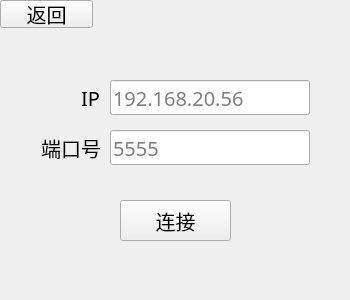
<?xml version="1.0" encoding="UTF-8"?>
<ui version="4.0">
 <class>LinkWindow</class>
 <widget class="QMainWindow" name="LinkWindow">
  <property name="geometry">
   <rect>
    <x>0</x>
    <y>0</y>
    <width>350</width>
    <height>300</height>
   </rect>
  </property>
  <property name="font">
   <font>
    <family>宋体</family>
    <pointsize>15</pointsize>
   </font>
  </property>
  <property name="windowTitle">
   <string>MainWindow</string>
  </property>
  <widget class="QWidget" name="centralwidget">
   <widget class="QLabel" name="label">
    <property name="geometry">
     <rect>
      <x>50</x>
      <y>80</y>
      <width>50</width>
      <height>35</height>
     </rect>
    </property>
    <property name="text">
     <string>IP</string>
    </property>
    <property name="alignment">
     <set>Qt::AlignRight|Qt::AlignTrailing|Qt::AlignVCenter</set>
    </property>
   </widget>
   <widget class="QLineEdit" name="iplineEdit">
    <property name="geometry">
     <rect>
      <x>110</x>
      <y>80</y>
      <width>200</width>
      <height>35</height>
     </rect>
    </property>
    <property name="placeholderText">
     <string>192.168.20.56</string>
    </property>
   </widget>
   <widget class="QLineEdit" name="portlineEdit">
    <property name="geometry">
     <rect>
      <x>110</x>
      <y>130</y>
      <width>200</width>
      <height>35</height>
     </rect>
    </property>
    <property name="placeholderText">
     <string>5555</string>
    </property>
   </widget>
   <widget class="QLabel" name="label_2">
    <property name="geometry">
     <rect>
      <x>10</x>
      <y>130</y>
      <width>91</width>
      <height>35</height>
     </rect>
    </property>
    <property name="text">
     <string>端口号</string>
    </property>
    <property name="alignment">
     <set>Qt::AlignRight|Qt::AlignTrailing|Qt::AlignVCenter</set>
    </property>
   </widget>
   <widget class="QPushButton" name="linkButton">
    <property name="geometry">
     <rect>
      <x>120</x>
      <y>200</y>
      <width>111</width>
      <height>41</height>
     </rect>
    </property>
    <property name="text">
     <string>连接</string>
    </property>
   </widget>
   <widget class="QPushButton" name="returnButton">
    <property name="geometry">
     <rect>
      <x>0</x>
      <y>0</y>
      <width>93</width>
      <height>28</height>
     </rect>
    </property>
    <property name="text">
     <string>返回</string>
    </property>
   </widget>
  </widget>
 </widget>
 <resources/>
 <connections/>
</ui>
